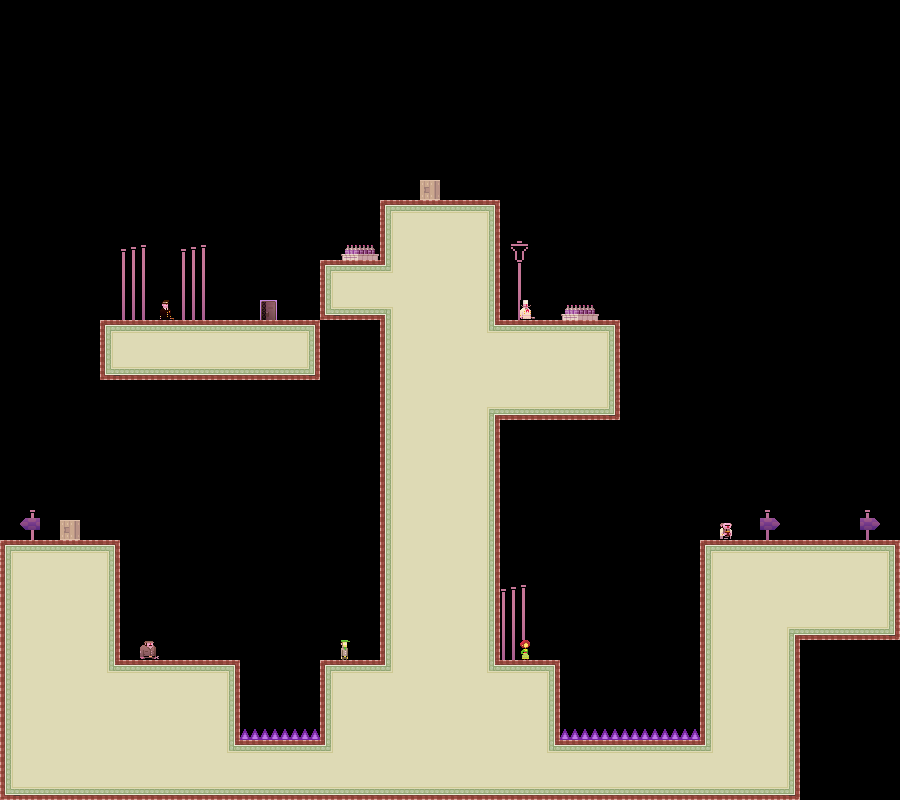

The image is a tile-based game level rendered from a .tmx file. Its description and complete source (layers, tilesets, objects, tile grids) follow:
An orthogonal 45x40 tile map with 20x20 px tiles, 1 tile layer (bg) and 1 object.

<map version="1.0" orientation="orthogonal" width="45" height="40" tilewidth="20" tileheight="20">
 <tileset firstgid="1" name="tiles_sydney" tilewidth="20" tileheight="20">
  <image source="../../../../../XNAModeContent/Lemonade/tiles_sydney.png" width="400" height="400" />
  <terraintypes>
   <terrain name="regularBlocks" tile="-1" />
  </terraintypes>
  <tile id="8" terrain=",,,0" />
  <tile id="9" terrain=",,0,0" />
  <tile id="10" terrain=",,0,0" />
  <tile id="11" terrain=",,0,0" />
  <tile id="12" terrain=",,0,0" />
  <tile id="13" terrain=",,0,0" />
  <tile id="14" terrain=",,0," />
  <tile id="15" terrain="0,0,0," />
  <tile id="16" terrain="0,0,,0" />
  <tile id="28" terrain=",0,,0" />
  <tile id="34" terrain="0,,0," />
  <tile id="35" terrain="0,,0,0" />
  <tile id="36" terrain=",0,0,0" />
  <tile id="48" terrain=",0,,0" />
  <tile id="54" terrain="0,,0," />
  <tile id="68" terrain=",0,,0" />
  <tile id="74" terrain="0,,0," />
  <tile id="88" terrain=",0,,0" />
  <tile id="94" terrain="0,,0," />
  <tile id="108" terrain=",0,,0" />
  <tile id="114" terrain="0,,0," />
  <tile id="128" terrain=",0,," />
  <tile id="129" terrain="0,0,," />
  <tile id="130" terrain="0,0,," />
  <tile id="131" terrain="0,0,," />
  <tile id="132" terrain="0,0,," />
  <tile id="133" terrain="0,0,," />
  <tile id="134" terrain="0,,," />
  <tile id="194" terrain="0,0,0,0" />
  <tile id="356">
   <properties>
    <property name="LargeCrate" value="" />
   </properties>
  </tile>
  <tile id="380">
   <properties>
    <property name="Andre" value="" />
   </properties>
  </tile>
  <tile id="381">
   <properties>
    <property name="Liselot" value="" />
   </properties>
  </tile>
  <tile id="382">
   <properties>
    <property name="Amsterdaam" value="" />
   </properties>
  </tile>
  <tile id="383">
   <properties>
    <property name="Worker" value="" />
   </properties>
  </tile>
  <tile id="384">
   <properties>
    <property name="Inspector" value="" />
   </properties>
  </tile>
  <tile id="385">
   <properties>
    <property name="Chef" value="" />
   </properties>
  </tile>
  <tile id="386">
   <properties>
    <property name="Exit" value="" />
   </properties>
  </tile>
  <tile id="387">
   <properties>
    <property name="Trampoline" value="" />
   </properties>
  </tile>
  <tile id="388">
   <properties>
    <property name="SmallCrate" value="" />
   </properties>
  </tile>
  <tile id="389">
   <properties>
    <property name="SugarBag" value="" />
   </properties>
  </tile>
 </tileset>
 <layer name="bg" width="45" height="40">
  <data encoding="csv">
0,0,0,0,0,0,0,0,0,0,0,0,0,0,0,0,0,0,0,0,0,0,0,0,0,0,0,0,0,0,0,0,0,0,0,0,0,0,0,0,0,0,0,0,0,
0,0,0,0,0,0,0,0,0,0,0,0,0,0,0,0,0,0,0,0,0,0,0,0,0,0,0,0,0,0,0,0,0,0,0,0,0,0,0,0,0,0,0,0,0,
0,0,0,0,0,0,0,0,0,0,0,0,0,0,0,0,0,0,0,0,0,0,0,0,0,0,0,0,0,0,0,0,0,0,0,0,0,0,0,0,0,0,0,0,0,
0,0,0,0,0,0,0,0,0,0,0,0,0,0,0,0,0,0,0,0,0,0,0,0,0,0,0,0,0,0,0,0,0,0,0,0,0,0,0,0,0,0,0,0,0,
0,0,0,0,0,0,0,0,0,0,0,0,0,0,0,0,0,0,0,0,0,0,0,0,0,0,0,0,0,0,0,0,0,0,0,0,0,0,0,0,0,0,0,0,0,
0,0,0,0,0,0,0,0,0,0,0,0,0,0,0,0,0,0,0,0,0,0,0,0,0,0,0,0,0,0,0,0,0,0,0,0,0,0,0,0,0,0,0,0,0,
0,0,0,0,0,0,0,0,0,0,0,0,0,0,0,0,0,0,0,0,0,0,0,0,0,0,0,0,0,0,0,0,0,0,0,0,0,0,0,0,0,0,0,0,0,
0,0,0,0,0,0,0,0,0,0,0,0,0,0,0,0,0,0,0,0,0,0,0,0,0,0,0,0,0,0,0,0,0,0,0,0,0,0,0,0,0,0,0,0,0,
0,0,0,0,0,0,0,0,0,0,0,0,0,0,0,0,0,0,0,0,0,0,0,0,0,0,0,0,0,0,0,0,0,0,0,0,0,0,0,0,0,0,0,0,0,
0,0,0,0,0,0,0,0,0,0,0,0,0,0,0,0,0,0,0,0,0,389,0,0,0,0,0,0,0,0,0,0,0,0,0,0,0,0,0,0,0,0,0,0,0,
0,0,0,0,0,0,0,0,0,0,0,0,0,0,0,0,0,0,0,9,13,10,14,10,15,0,0,0,0,0,0,0,0,0,0,0,0,0,0,0,0,0,0,0,0,
0,0,0,0,0,0,0,0,0,0,0,0,0,0,0,0,0,0,0,29,195,195,195,195,95,0,0,0,0,0,0,0,0,0,0,0,0,0,0,0,0,0,0,0,0,
0,0,0,0,0,0,216,217,0,216,217,0,0,0,0,0,0,296,297,49,195,195,195,195,75,218,219,0,0,0,0,0,0,0,0,0,0,0,0,0,0,0,0,0,0,
0,0,0,0,0,0,236,237,0,236,237,0,0,0,0,0,9,10,14,37,195,195,195,195,55,238,239,0,0,0,0,0,0,0,0,0,0,0,0,0,0,0,0,0,0,
0,0,0,0,0,0,256,257,0,256,257,0,0,0,0,0,49,195,195,195,195,195,195,195,115,258,259,0,0,0,0,0,0,0,0,0,0,0,0,0,0,0,0,0,0,
0,0,0,0,0,0,276,277,383,276,277,0,0,387,0,0,129,131,133,17,195,195,195,195,35,278,386,0,296,297,0,0,0,0,0,0,0,0,0,0,0,0,0,0,0,
0,0,0,0,0,9,12,11,12,14,12,13,11,11,14,15,0,0,0,29,195,195,195,195,36,14,14,10,11,13,15,0,0,0,0,0,0,0,0,0,0,0,0,0,0,
0,0,0,0,0,29,195,195,195,195,195,195,195,195,195,55,0,0,0,89,195,195,195,195,195,195,195,195,195,195,75,0,0,0,0,0,0,0,0,0,0,0,0,0,0,
0,0,0,0,0,129,133,133,130,130,131,133,132,131,131,135,0,0,0,109,195,195,195,195,195,195,195,195,195,195,35,0,0,0,0,0,0,0,0,0,0,0,0,0,0,
0,0,0,0,0,0,0,0,0,0,0,0,0,0,0,0,0,0,0,49,195,195,195,195,195,195,195,195,195,195,95,0,0,0,0,0,0,0,0,0,0,0,0,0,0,
0,0,0,0,0,0,0,0,0,0,0,0,0,0,0,0,0,0,0,89,195,195,195,195,16,132,132,131,131,134,135,0,0,0,0,0,0,0,0,0,0,0,0,0,0,
0,0,0,0,0,0,0,0,0,0,0,0,0,0,0,0,0,0,0,29,195,195,195,195,95,0,0,0,0,0,0,0,0,0,0,0,0,0,0,0,0,0,0,0,0,
0,0,0,0,0,0,0,0,0,0,0,0,0,0,0,0,0,0,0,89,195,195,195,195,95,0,0,0,0,0,0,0,0,0,0,0,0,0,0,0,0,0,0,0,0,
0,0,0,0,0,0,0,0,0,0,0,0,0,0,0,0,0,0,0,29,195,195,195,195,95,0,0,0,0,0,0,0,0,0,0,0,0,0,0,0,0,0,0,0,0,
0,0,0,0,0,0,0,0,0,0,0,0,0,0,0,0,0,0,0,89,195,195,195,195,95,0,0,0,0,0,0,0,0,0,0,0,0,0,0,0,0,0,0,0,0,
0,214,0,0,0,0,0,0,0,0,0,0,0,0,0,0,0,0,0,49,195,195,195,195,75,0,0,0,0,0,0,0,0,0,0,0,0,0,213,0,0,0,0,213,0,
0,234,0,389,0,0,0,0,0,0,0,0,0,0,0,0,0,0,0,89,195,195,195,195,35,0,0,0,0,0,0,0,0,0,0,0,385,0,233,0,0,0,0,233,0,
9,14,10,11,12,15,0,0,0,0,0,0,0,0,0,0,0,0,0,29,195,195,195,195,115,0,0,0,0,0,0,0,0,0,0,9,13,14,14,13,14,11,10,13,15,
89,195,195,195,195,35,0,0,0,0,0,0,0,0,0,0,0,0,0,89,195,195,195,195,95,0,0,0,0,0,0,0,0,0,0,49,195,195,195,195,195,195,195,195,95,
29,195,195,195,195,35,0,0,0,0,0,0,0,0,0,0,0,203,204,89,195,195,195,195,75,216,217,0,0,0,0,0,0,0,0,29,195,195,195,195,195,195,195,195,115,
69,195,195,195,195,35,0,0,0,0,0,0,0,0,0,0,0,0,0,109,195,195,195,195,95,236,237,0,0,0,0,0,0,0,0,69,195,195,195,195,195,195,195,195,55,
89,195,195,195,195,55,0,0,0,295,0,0,0,0,0,0,0,0,0,89,195,195,195,195,35,256,257,0,0,0,0,0,0,0,0,49,195,195,195,16,134,131,133,134,135,
49,195,195,195,195,95,0,384,0,0,0,0,0,0,0,0,0,381,0,49,195,195,195,195,35,276,382,0,0,0,0,0,0,0,0,69,195,195,195,115,0,0,0,0,0,
29,195,195,195,195,36,13,10,12,10,11,15,0,0,0,0,9,13,12,37,195,195,195,195,36,11,13,15,0,0,0,0,0,0,0,89,195,195,195,95,0,0,0,0,0,
49,195,195,195,195,195,195,195,195,195,195,95,0,0,0,0,29,195,195,195,195,195,195,195,195,195,195,75,0,0,0,0,0,0,0,29,195,195,195,75,0,0,0,0,0,
109,195,195,195,195,195,195,195,195,195,195,115,0,0,0,0,69,195,195,195,195,195,195,195,195,195,195,115,0,0,0,0,0,0,0,29,195,195,195,115,0,0,0,0,0,
89,195,195,195,195,195,195,195,195,195,195,115,391,391,391,391,109,195,195,195,195,195,195,195,195,195,195,35,391,391,391,391,391,391,391,69,195,195,195,75,0,0,0,0,0,
69,195,195,195,195,195,195,195,195,195,195,36,10,13,10,13,37,195,195,195,195,195,195,195,195,195,195,36,10,12,11,12,14,13,11,37,195,195,195,115,0,0,0,0,0,
49,195,195,195,195,195,195,195,195,195,195,195,195,195,195,195,195,195,195,195,195,195,195,195,195,195,195,195,195,195,195,195,195,195,195,195,195,195,195,95,0,0,0,0,0,
129,130,134,133,132,131,132,133,132,131,132,131,130,132,132,133,131,133,131,132,130,132,131,134,133,134,130,130,134,134,134,130,130,134,132,131,133,130,133,135,0,0,0,0,0
</data>
 </layer>
 <objectgroup name="boxes" width="45" height="40">
  <object x="640" y="320">
   <polyline points="20,0 20,160" />
  </object>
 </objectgroup>
</map>
